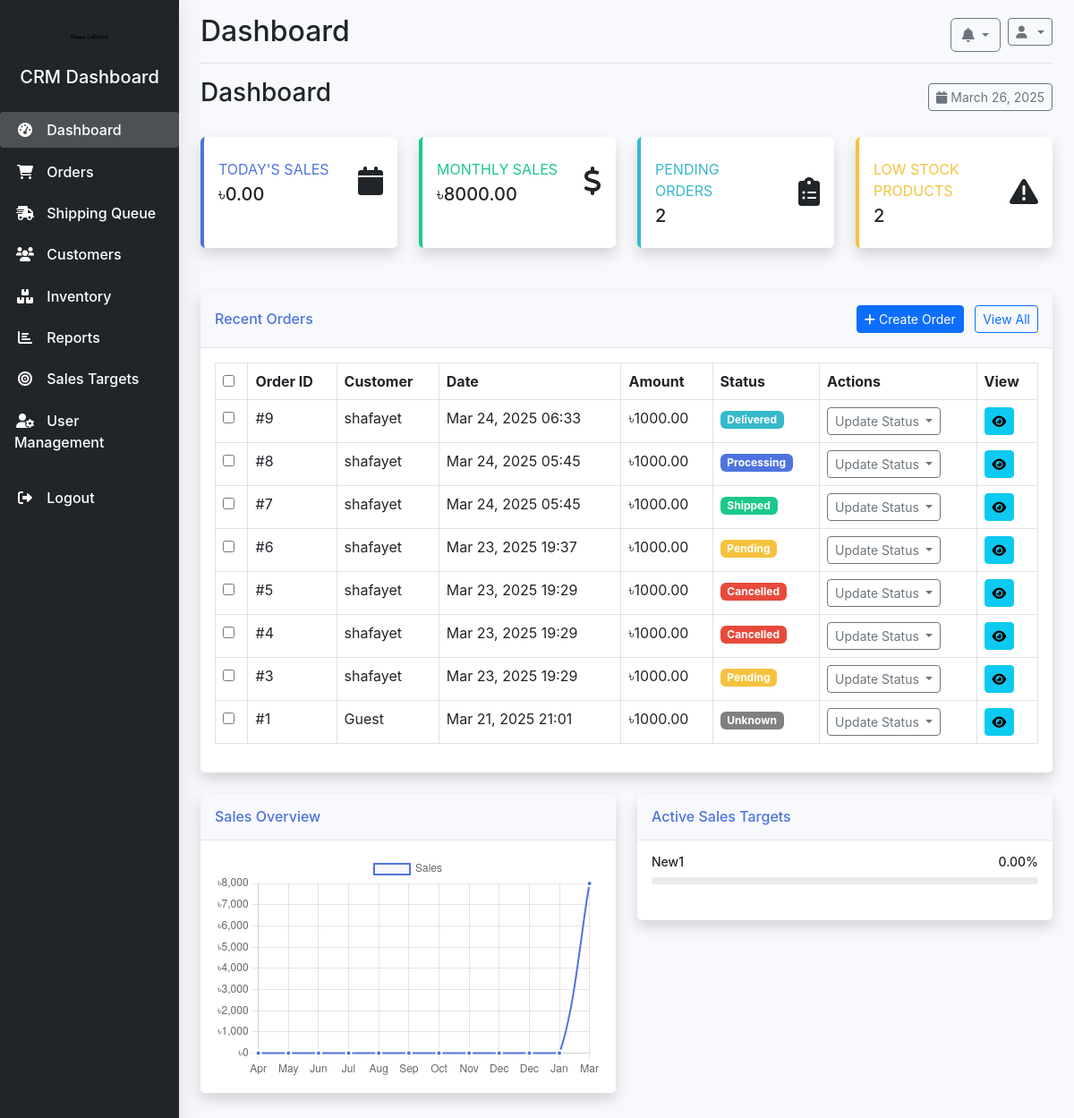
The app's page /crm/ (signed in), older data.
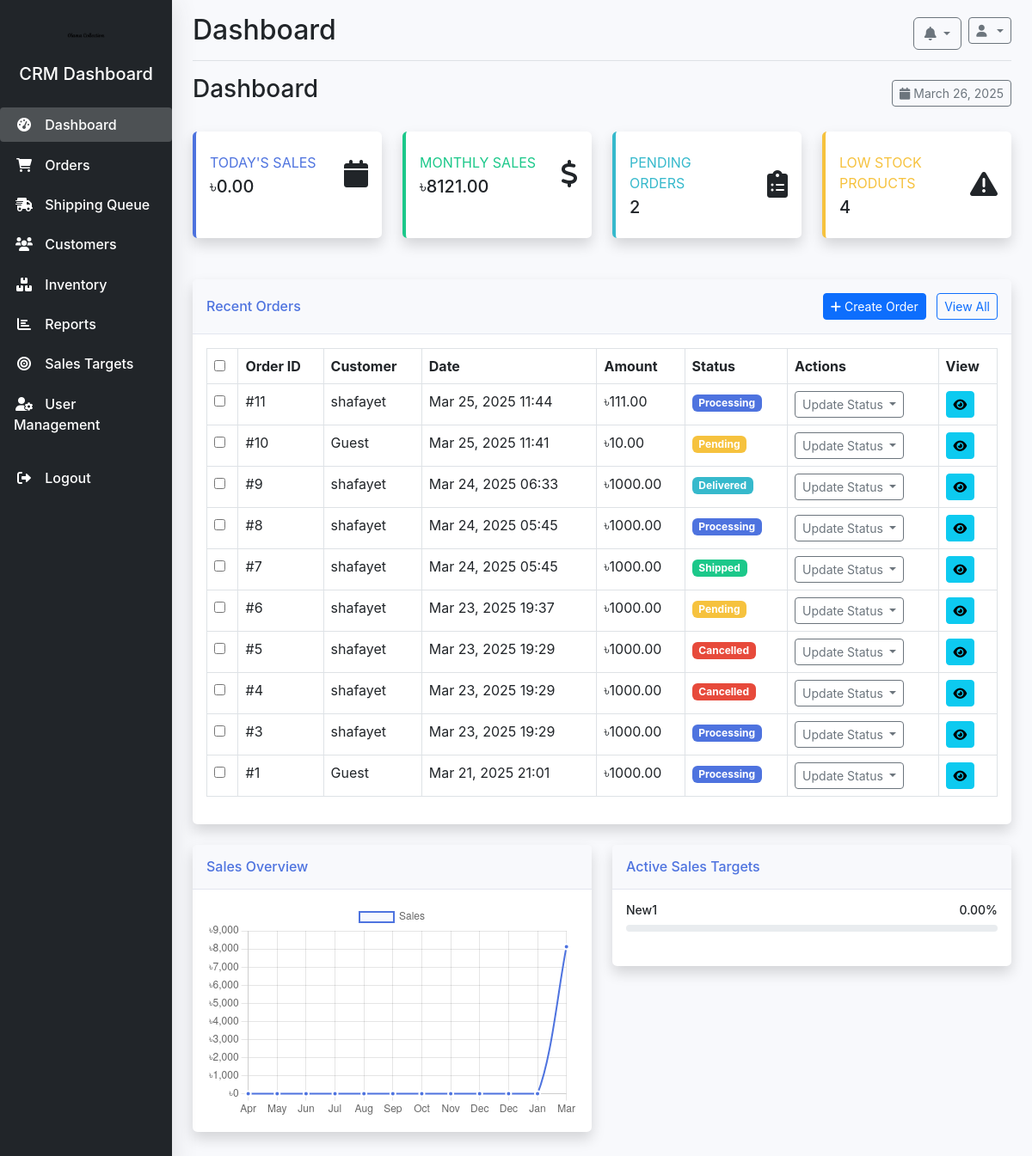
The same page, newer data.
### orders/models.py (models this page shows, shortened)
class Order(models.Model):
    order_number = models.CharField(max_length=20, unique=True, null=True, blank=True)
    customer = models.ForeignKey(User, on_delete=models.SET_NULL, related_name='orders', null=True, blank=True)
    shipping_address = models.TextField(null=True, blank=True)
    billing_address = models.TextField(blank=True, null=True)
    payment_method = models.CharField(max_length=50, null=True, blank=True)  # Made nullable
    payment_status = models.CharField(max_length=50, default='pending')
    total_amount = models.DecimalField(max_digits=10, decimal_places=2, null=True, blank=True)  # Made nullable
    created_at = models.DateTimeField(auto_now_add=True)
    updated_at = models.DateTimeField(auto_now=True)
    status = models.ForeignKey('crm.OrderStatus', on_delete=models.SET_NULL, null=True, blank=True)
    tracking_code = models.CharField(max_length=50, blank=True, null=True)
    consignment_id = models.CharField(max_length=50, blank=True, null=True)
    delivery_status = models.CharField(max_length=50, blank=True, null=True)
    inventory_updated = models.BooleanField(default=False)

### crm/models.py (models this page shows, shortened)
class OrderStatus(models.Model):
    name = models.CharField(max_length=50)
    description = models.TextField(blank=True)
    color_code = models.CharField(max_length=7, default="#808080")  # Hex color code
    is_active = models.BooleanField(default=True)
    sort_order = models.PositiveSmallIntegerField(default=0)
    is_initial = models.BooleanField(default=False)
    is_processing = models.BooleanField(default=False)
    is_completed = models.BooleanField(default=False)
    is_cancelled = models.BooleanField(default=False)
    class Meta:
        verbose_name_plural = "Order Statuses"
        ordering = ['sort_order']

class SalesTarget(models.Model):
    PERIOD_CHOICES = (
        ('daily', _('Daily')),
        ('weekly', _('Weekly')),
        ('monthly', _('Monthly')),
        ('quarterly', _('Quarterly')),
        ('yearly', _('Yearly')),
    )
    name = models.CharField(max_length=100)
    target_amount = models.DecimalField(max_digits=12, decimal_places=2)
    actual_amount = models.DecimalField(max_digits=12, decimal_places=2, default=0)
    period = models.CharField(max_length=10, choices=PERIOD_CHOICES)
    start_date = models.DateField()
    end_date = models.DateField()
    assigned_to = models.ForeignKey(CRMUser, on_delete=models.SET_NULL, null=True, blank=True)
    is_active = models.BooleanField(default=True)
    def get_progress_percentage(self):
        if self.target_amount == 0:
            return 0
        return round((self.actual_amount / self.target_amount) * 100, 2)

### crm/views.py (the view)
# urls.py: path('', views.dashboard, name='dashboard'),
@crm_login_required
def dashboard(request):
    today = timezone.now().date()
    start_of_month = today.replace(day=1)
    try:
        today_sales = Order.objects.filter(
            created_at__date=today
        ).aggregate(total=Sum('total_amount'))['total'] or 0
        monthly_sales = Order.objects.filter(
            created_at__date__gte=start_of_month
        ).aggregate(total=Sum('total_amount'))['total'] or 0
        pending_orders = Order.objects.filter(
            status__is_initial=True  # Use proper status field relationship
        ).count()
        low_stock_products = Product.objects.filter(
            stock_quantity__lte=10
        ).count()
        recent_orders = Order.objects.select_related(
            'customer', 'status'
        ).order_by('-created_at')[:10]
        active_targets = SalesTarget.objects.filter(
            is_active=True,
            end_date__gte=today
        )
        sales_data = []
        for i in range(11, -1, -1):
            month_date = today.replace(day=1) - timedelta(days=i*30)
            month_date = month_date.replace(day=1)  # Ensure first day of month
            month_name = month_date.strftime('%b')
            month_sales = Order.objects.filter(
                created_at__month=month_date.month,
                created_at__year=month_date.year
            ).aggregate(total=Sum('total_amount'))['total'] or 0
            sales_data.append({
                'month': month_name,
                'sales': month_sales
            })
    except Exception as e:
        import traceback
        print(f"Dashboard error: {str(e)}")
        traceback.print_exc()
        today_sales = 0
        monthly_sales = 0
        pending_orders = 0
        low_stock_products = 0
        recent_orders = []
        active_targets = []
        sales_data = [{'month': m, 'sales': 0} for m in ['Jan', 'Feb', 'Mar', 'Apr', 'May', 'Jun', 'Jul', 'Aug', 'Sep', 'Oct', 'Nov', 'Dec']]
    statuses = OrderStatus.objects.filter(is_active=True).order_by('sort_order')
    context = {
        'today_sales': today_sales,
        'monthly_sales': monthly_sales,
        'pending_orders': pending_orders,
        'low_stock_products': low_stock_products,
        'recent_orders': recent_orders,
        'active_targets': active_targets,
        'sales_data': sales_data,
        'today': today,
        'statuses': statuses  # Don't forget this!
    }
    return render(request, 'crm/dashboard.html', context)

### crm/templates/crm/dashboard.html (shortened to what the changed rows need)
{% extends 'crm/base.html' %}
{% load static %}
{% block content %}
<div class="d-flex justify-content-between align-items-center mb-4">
    <h1 class="h3">Dashboard</h1>
</div>
<div class="row mb-4">
    <div class="col-xl-3 col-md-6 mb-4">
        <div class="card border-left-success shadow h-100 py-2 metric-card">
            <div class="card-body">
                <div class="row no-gutters align-items-center">
                    <div class="col mr-2">
                        <div class="text-xs font-weight-bold text-success text-uppercase mb-1">
                            Monthly Sales</div>
                        <div class="h5 mb-0 font-weight-bold text-gray-800">৳{{ monthly_sales|floatformat:2 }}</div>
                    </div>
                </div>
            </div>
        </div>
    </div>
    <div class="col-xl-3 col-md-6 mb-4">
        <div class="card border-left-warning shadow h-100 py-2 metric-card">
            <div class="card-body">
                <div class="row no-gutters align-items-center">
                    <div class="col mr-2">
                        <div class="text-xs font-weight-bold text-warning text-uppercase mb-1">
                            Low Stock Products</div>
                        <div class="h5 mb-0 font-weight-bold text-gray-800">{{ low_stock_products }}</div>
                    </div>
                </div>
            </div>
        </div>
    </div>
</div>
<div class="row mb-4">
    <div class="col-12">
        <div class="card shadow">
            <div class="card-body">
                <div class="table-responsive">
                    <table class="table table-bordered" id="ordersTable" width="100%" cellspacing="0">
                        <thead>
                            <tr>
                                <th><input type="checkbox" id="select-all-orders"></th>
                                <th>Order ID</th>
                                <th>Customer</th>
                                <th>Date</th>
                                <th>Amount</th>
                                <th>Status</th>
                                <th>Actions</th>
                                <th>View</th>
                            </tr>
                        </thead>
                        <tbody>
                            {% for order in recent_orders %}
                            <tr>
                                <td><input type="checkbox" class="order-select" value="{{ order.id }}"></td>
                                <td>#{{ order.id }}</td>
                                <td>
                                    {% if order.customer %}
                                        {{ order.customer.get_full_name|default:order.customer.username }}
                                    {% else %}
                                        Guest
                                    {% endif %}
                                </td>
                                <td>{{ order.created_at|date:"M d, Y H:i" }}</td>
                                <td>৳{{ order.total_amount|floatformat:2 }}</td>
                                <td>
                                    <span class="badge" style="background-color: {{ order.status.color_code|default:'#808080' }}">
                                        {{ order.status.name|default:"Unknown" }}
                                    </span>
                                </td>
                                <td>
                                    <div class="dropdown">
                                        <button class="btn btn-sm btn-outline-secondary dropdown-toggle" type="button" id="statusDropdown{{ order.id }}" data-bs-toggle="dropdown" aria-expanded="false">
                                            Update Status
                                        </button>
                                    </div>
                                </td>
                                <td>
                                    <a href="{% url 'crm:order_detail' order.id %}" class="btn btn-sm btn-info">
                                        <i class="fas fa-eye"></i>
                                    </a>
                                </td>
                            </tr>
                            {% empty %}
                            <tr>
                                <td colspan="8" class="text-center">No recent orders</td>
                            </tr>
                            {% endfor %}
                        </tbody>
                    </table>
                </div>
            </div>
        </div>
    </div>
</div>
<div class="row">
    <div class="col-lg-6 mb-4">
        <div class="card shadow mb-4">
            <div class="card-body">
                <div class="chart-area" style="height: 250px;">
                    <canvas id="salesChart"></canvas>
                </div>
            </div>
        </div>
    </div>
    <div class="col-lg-6 mb-4">
        <div class="card shadow mb-4">
            <div class="card-body">
                {% if active_targets %}
                    {% for target in active_targets %}
                    <h4 class="small font-weight-bold">{{ target.name }}
                        <span class="float-end">{{ target.get_progress_percentage }}%</span>
                    </h4>
                    <div class="progress mb-4">
                    </div>
                    {% endfor %}
                {% endif %}
            </div>
        </div>
    </div>
</div>
{% endblock %}

Row changes from the older to the newer data that the page shows:
added Order: id "11", customer.get_full_name "shafayet", created_at "Mar 25, 2025 11:44", total_amount "111.00", status.name "Processing"
added Order: id "10", shows "Guest", created_at "Mar 25, 2025 11:41", total_amount "10.00", status.name "Pending"
changed Order id 3: status_id 1 → 2 (drawn); status.name "Pending" → "Processing"
changed Order "Mar 21, 2025 21:01": status_id empty → 2 (drawn); status.name "Unknown" → "Processing"
Text that changed along with them:
{{ monthly_sales|floatformat:2 }}: "8000.00" → "8121.00"
{{ low_stock_products }}: "2" → "4"
chart data {{ data.sales }}: 0, 0, 0, 0, 0, 0, 0, 0, 0, 0, 0, 8000 → 0, 0, 0, 0, 0, 0, 0, 0, 0, 0, 0, 8121
